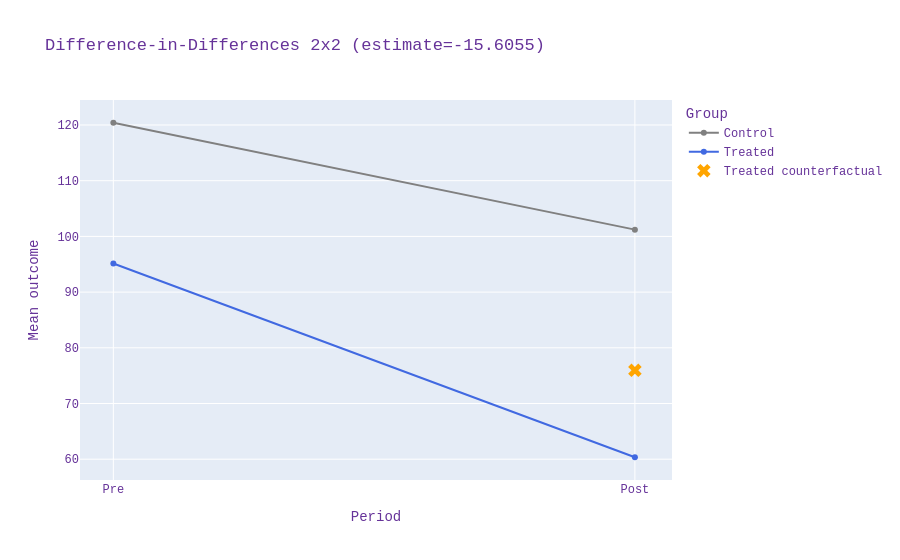
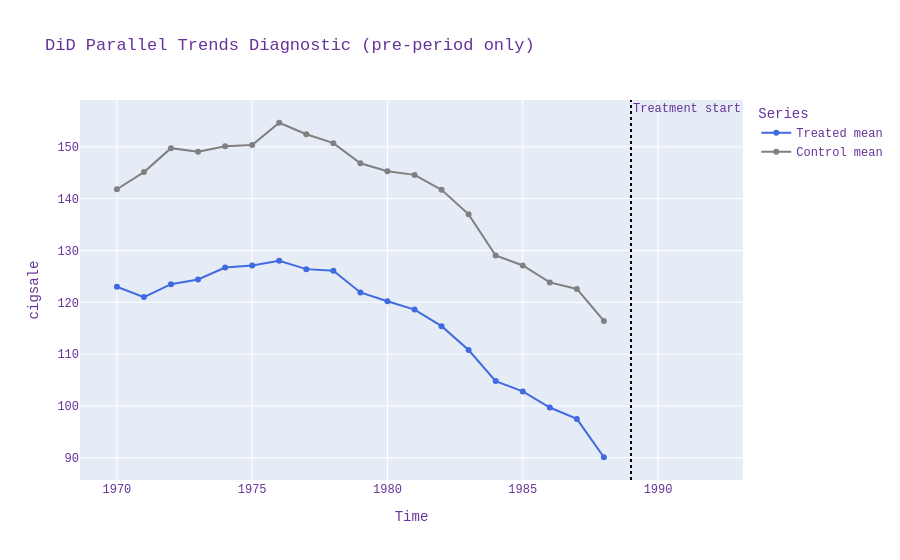
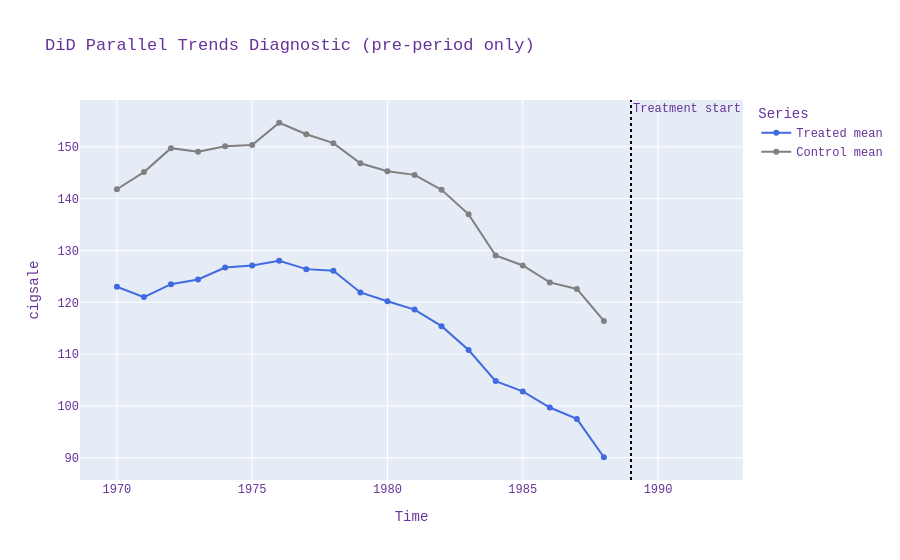

Here is the notebook cell these charts were saved with, in order:
### Markdown cell above
## 14. Визуальные диагностики

Что делаем: строим 2x2 диаграмму и график параллельных трендов.

Зачем: быстрый sanity-check, что оценка и предпосылки модели выглядят адекватно на данных.

### Code cell
sdid.plot_2x2()
sdid.plot_parallel_trends(treatment_start=treatment_date, pre_period_only=True)

### Figure 1 — Plotly figure (JSON) as saved in the notebook; plotly's stock layout.template omitted (floating-point values rounded to 4 significant figures)
{"data": [{"line": {"color": "gray"}, "mode": "lines+markers", "name": "Control", "type": "scatter", "x": ["Pre", "Post"], "y": [120.4, 101.2]}, {"line": {"color": "royalblue"}, "mode": "lines+markers", "name": "Treated", "type": "scatter", "x": ["Pre", "Post"], "y": [95.15, 60.35]}, {"marker": {"color": "orange", "size": 12, "symbol": "x"}, "mode": "markers", "name": "Treated counterfactual", "type": "scatter", "x": ["Post"], "y": [75.96]}], "layout": {"font": {"color": "RebeccaPurple", "family": "Courier New, monospace", "size": 12}, "legend": {"title": {"text": "Group"}}, "title": {"text": "Difference-in-Differences 2x2 (estimate=-15.6055)"}, "xaxis": {"title": {"text": "Period"}}, "yaxis": {"title": {"text": "Mean outcome"}}}}

### Figure 2 — Plotly figure (JSON) as saved in the notebook; plotly's stock layout.template omitted (floating-point values rounded to 4 significant figures)
{"data": [{"line": {"color": "royalblue"}, "mode": "lines+markers", "name": "Treated mean", "type": "scatter", "x": ["1970-01-01T00:00:00.000000", "1971-01-01T00:00:00.000000", "1972-01-01T00:00:00.000000", "1973-01-01T00:00:00.000000", "1974-01-01T00:00:00.000000", "1975-01-01T00:00:00.000000", "1976-01-01T00:00:00.000000", "1977-01-01T00:00:00.000000", "1978-01-01T00:00:00.000000", "1979-01-01T00:00:00.000000", "1980-01-01T00:00:00.000000", "1981-01-01T00:00:00.000000", "1982-01-01T00:00:00.000000", "1983-01-01T00:00:00.000000", "1984-01-01T00:00:00.000000", "1985-01-01T00:00:00.000000", "1986-01-01T00:00:00.000000", "1987-01-01T00:00:00.000000", "1988-01-01T00:00:00.000000"], "y": [123.0, 121.0, 123.5, 124.4, 126.7, 127.1, 128.0, 126.4, 126.1, 121.9, 120.2, 118.6, 115.4, 110.8, 104.8, 102.8, 99.7, 97.5, 90.1]}, {"line": {"color": "gray"}, "mode": "lines+markers", "name": "Control mean", "type": "scatter", "x": ["1970-01-01T00:00:00.000000", "1971-01-01T00:00:00.000000", "1972-01-01T00:00:00.000000", "1973-01-01T00:00:00.000000", "1974-01-01T00:00:00.000000", "1975-01-01T00:00:00.000000", "1976-01-01T00:00:00.000000", "1977-01-01T00:00:00.000000", "1978-01-01T00:00:00.000000", "1979-01-01T00:00:00.000000", "1980-01-01T00:00:00.000000", "1981-01-01T00:00:00.000000", "1982-01-01T00:00:00.000000", "1983-01-01T00:00:00.000000", "1984-01-01T00:00:00.000000", "1985-01-01T00:00:00.000000", "1986-01-01T00:00:00.000000", "1987-01-01T00:00:00.000000", "1988-01-01T00:00:00.000000"], "y": [141.8, 145.1, 149.7, 149.0, 150.1, 150.3, 154.6, 152.4, 150.7, 146.8, 145.3, 144.6, 141.7, 137.0, 129.0, 127.1, 123.8, 122.6, 116.4]}], "layout": {"annotations": [{"showarrow": false, "text": "Treatment start", "x": 599600000000.0, "xanchor": "left", "xref": "x", "y": 1, "yanchor": "top", "yref": "y domain"}], "font": {"color": "RebeccaPurple", "family": "Courier New, monospace", "size": 12}, "legend": {"title": {"text": "Series"}}, "shapes": [{"line": {"color": "black", "dash": "dot"}, "type": "line", "x0": 599600000000.0, "x1": 599600000000.0, "xref": "x", "y0": 0, "y1": 1, "yref": "y domain"}], "title": {"text": "DiD Parallel Trends Diagnostic (pre-period only)"}, "xaxis": {"title": {"text": "Time"}}, "yaxis": {"title": {"text": "cigsale"}}}}

### Figure 3 — Plotly figure (JSON) as saved in the notebook; plotly's stock layout.template omitted (floating-point values rounded to 4 significant figures)
{"data": [{"line": {"color": "royalblue"}, "mode": "lines+markers", "name": "Treated mean", "type": "scatter", "x": ["1970-01-01T00:00:00.000000", "1971-01-01T00:00:00.000000", "1972-01-01T00:00:00.000000", "1973-01-01T00:00:00.000000", "1974-01-01T00:00:00.000000", "1975-01-01T00:00:00.000000", "1976-01-01T00:00:00.000000", "1977-01-01T00:00:00.000000", "1978-01-01T00:00:00.000000", "1979-01-01T00:00:00.000000", "1980-01-01T00:00:00.000000", "1981-01-01T00:00:00.000000", "1982-01-01T00:00:00.000000", "1983-01-01T00:00:00.000000", "1984-01-01T00:00:00.000000", "1985-01-01T00:00:00.000000", "1986-01-01T00:00:00.000000", "1987-01-01T00:00:00.000000", "1988-01-01T00:00:00.000000"], "y": [123.0, 121.0, 123.5, 124.4, 126.7, 127.1, 128.0, 126.4, 126.1, 121.9, 120.2, 118.6, 115.4, 110.8, 104.8, 102.8, 99.7, 97.5, 90.1]}, {"line": {"color": "gray"}, "mode": "lines+markers", "name": "Control mean", "type": "scatter", "x": ["1970-01-01T00:00:00.000000", "1971-01-01T00:00:00.000000", "1972-01-01T00:00:00.000000", "1973-01-01T00:00:00.000000", "1974-01-01T00:00:00.000000", "1975-01-01T00:00:00.000000", "1976-01-01T00:00:00.000000", "1977-01-01T00:00:00.000000", "1978-01-01T00:00:00.000000", "1979-01-01T00:00:00.000000", "1980-01-01T00:00:00.000000", "1981-01-01T00:00:00.000000", "1982-01-01T00:00:00.000000", "1983-01-01T00:00:00.000000", "1984-01-01T00:00:00.000000", "1985-01-01T00:00:00.000000", "1986-01-01T00:00:00.000000", "1987-01-01T00:00:00.000000", "1988-01-01T00:00:00.000000"], "y": [141.8, 145.1, 149.7, 149.0, 150.1, 150.3, 154.6, 152.4, 150.7, 146.8, 145.3, 144.6, 141.7, 137.0, 129.0, 127.1, 123.8, 122.6, 116.4]}], "layout": {"annotations": [{"showarrow": false, "text": "Treatment start", "x": 599600000000.0, "xanchor": "left", "xref": "x", "y": 1, "yanchor": "top", "yref": "y domain"}], "font": {"color": "RebeccaPurple", "family": "Courier New, monospace", "size": 12}, "legend": {"title": {"text": "Series"}}, "shapes": [{"line": {"color": "black", "dash": "dot"}, "type": "line", "x0": 599600000000.0, "x1": 599600000000.0, "xref": "x", "y0": 0, "y1": 1, "yref": "y domain"}], "title": {"text": "DiD Parallel Trends Diagnostic (pre-period only)"}, "xaxis": {"title": {"text": "Time"}}, "yaxis": {"title": {"text": "cigsale"}}}}
